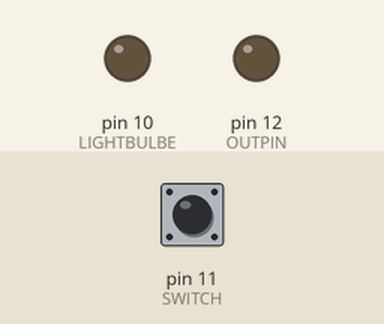
A program run on a simulated Arduino Nano, built with avr-gcc and run on an emulated ATmega328P. On the bench: output pins drawn as LEDs (lit = HIGH). The inputs (shaded band) are chosen by the test bench; at power-on: pin 11 (SWITCH) HIGH.

Above: at 11.2 s.
11.3 s: pin 11 (SWITCH) pulled LOW for 0.15 s
At 11.9 s:
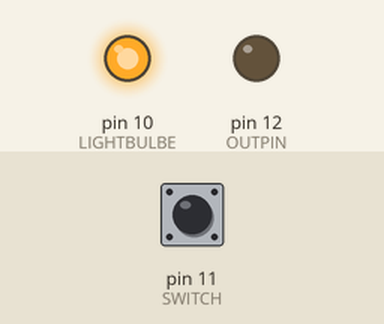
13.0 s: pin 11 (SWITCH) pulled LOW for 1 s
At 13.8 s:
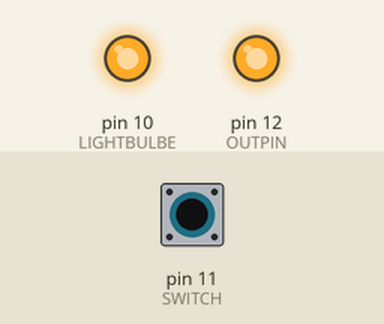
15.5 s: pin 11 (SWITCH) pulled LOW for 3.2 s
At 16.1 s:
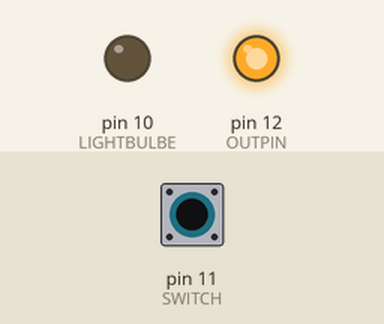
Timing chart, 0 to 20.3 s (numbered marks = the images above; inputs shaded):
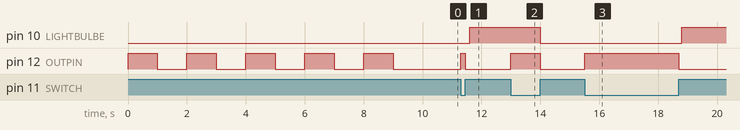

The program:

main.cpp
```cpp
#include "Arduino.h"

#define OUTPIN 12
#define SWITCH 11
#define LIGHTBULBE 10

int status       = LOW;
int oldStatus    = LOW;
int oldSwitchPin = LOW;
int switchPin    = LOW;
unsigned long lastTime    = 0;
unsigned long currentTime = 0;
unsigned long latence     = 200;

void setup(){
  pinMode(OUTPIN, OUTPUT);
  pinMode(SWITCH, INPUT);
  pinMode(LIGHTBULBE, OUTPUT);

  for(int i = 0; i<5 ; i++){
    digitalWrite(OUTPIN, HIGH);
    delay(1000);
    digitalWrite(OUTPIN, LOW);
    delay(1000);
  }
}

void loop(){
  if(digitalRead(SWITCH) == LOW){
    digitalWrite(OUTPIN, HIGH);
    switchPin = HIGH;
  }else{
    digitalWrite(OUTPIN, LOW);
    switchPin = LOW;
  }

  currentTime = millis();
  if(currentTime - lastTime < latence){
    return;
  }
  lastTime = currentTime;
  if((switchPin != oldSwitchPin) && (switchPin == LOW)){
    status = (status == LOW)?HIGH:LOW;
    digitalWrite(LIGHTBULBE, status);
  }
  oldSwitchPin = switchPin;
}
```

Measured:
- after the input at 11.3 s, pin 10 (LIGHTBULBE): LOW → HIGH after 0.30 s; pin 12 (OUTPIN): LOW → HIGH at once, → LOW 0.15 s later
- after the input at 13.0 s, pin 10 (LIGHTBULBE): HIGH → LOW after 1.0 s; pin 12 (OUTPIN): LOW → HIGH at once, → LOW 1.0 s later
- after the input at 15.5 s, pin 10 (LIGHTBULBE): LOW → HIGH after 3.3 s; pin 12 (OUTPIN): LOW → HIGH at once, → LOW 3.2 s later
